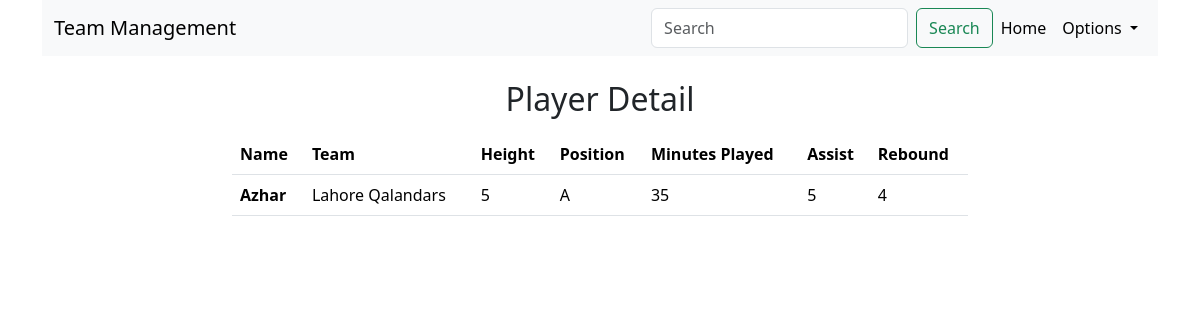
Page /player_details/1 on the committed database.
### core/models.py (models this page shows, shortened)
class Player(models.Model):
    team=models.ForeignKey(Team,on_delete=models.CASCADE)
    name=models.CharField(max_length=255)
    age=models.IntegerField()
    dob=models.DateTimeField(auto_now_add=True)
    height=models.IntegerField()
    position=models.CharField(max_length=255)

class Team(models.Model):
    name=models.CharField(max_length=255)
    score=models.IntegerField()
    def __str__(self):
        return self.name

class Match(models.Model):
    player = models.ForeignKey('Player', on_delete=models.CASCADE)
    team_A = models.ForeignKey('Team', related_name='home_matches', on_delete=models.CASCADE)
    team_B = models.ForeignKey('Team', related_name='away_matches', on_delete=models.CASCADE)
    date_of_match = models.DateTimeField(auto_now_add=True)
    status = models.CharField(choices=MATCH_STATUS, max_length=255)
    minutes_played = models.IntegerField()
    assist = models.IntegerField()
    rebound = models.IntegerField()

### core/views.py (the view)
# urls.py: path('player_details/<int:id>', views.player_details, name='player_details'),
def player_details(request,id):
    p=Player.objects.get(pk=id)
    match=Match.objects.get(player=p)
    context={
        'p': p,
        'match':match
    }
    return render(request,'player_details.html',context)

### core/templates/player_details.html
{% extends 'index.html' %}
{% block first %}
<h2 class="text-center mt-4">Player Detail</h2>
<div class="row">
    <div class="col-md-8 mx-auto mt-2">
        <table class="table">
            <thead>
                <tr>
                    <th scope="col">Name</th>
                    <th scope="col">Team</th>
                    <th scope="col">Height</th>
                    <th scope="col">Position</th>
                    <th scope="col">Minutes Played</th>
                    <th scope="col">Assist</th>
                    <th scope="col">Rebound</th>
                </tr>
            </thead>
            <tbody>
                <tr>
                    <th>{{p.name}}</th>
                    <td>{{p.team}}</td>
                    <td>{{p.height}}</td>
                    <td>{{p.position}}</td>
                    <td>{{match.minutes_played}}</td>
                    <td>{{match.assist}}</td>
                    <td>{{match.rebound}}</td>
                </tr>
            </tbody>
        </table>
    </div>
</div>
{% endblock first %}

### rows in the picture
Player: name "Azhar", team "Lahore Qalandars", height "5", position "A"
Match: minutes_played "35", assist "5", rebound "4"
